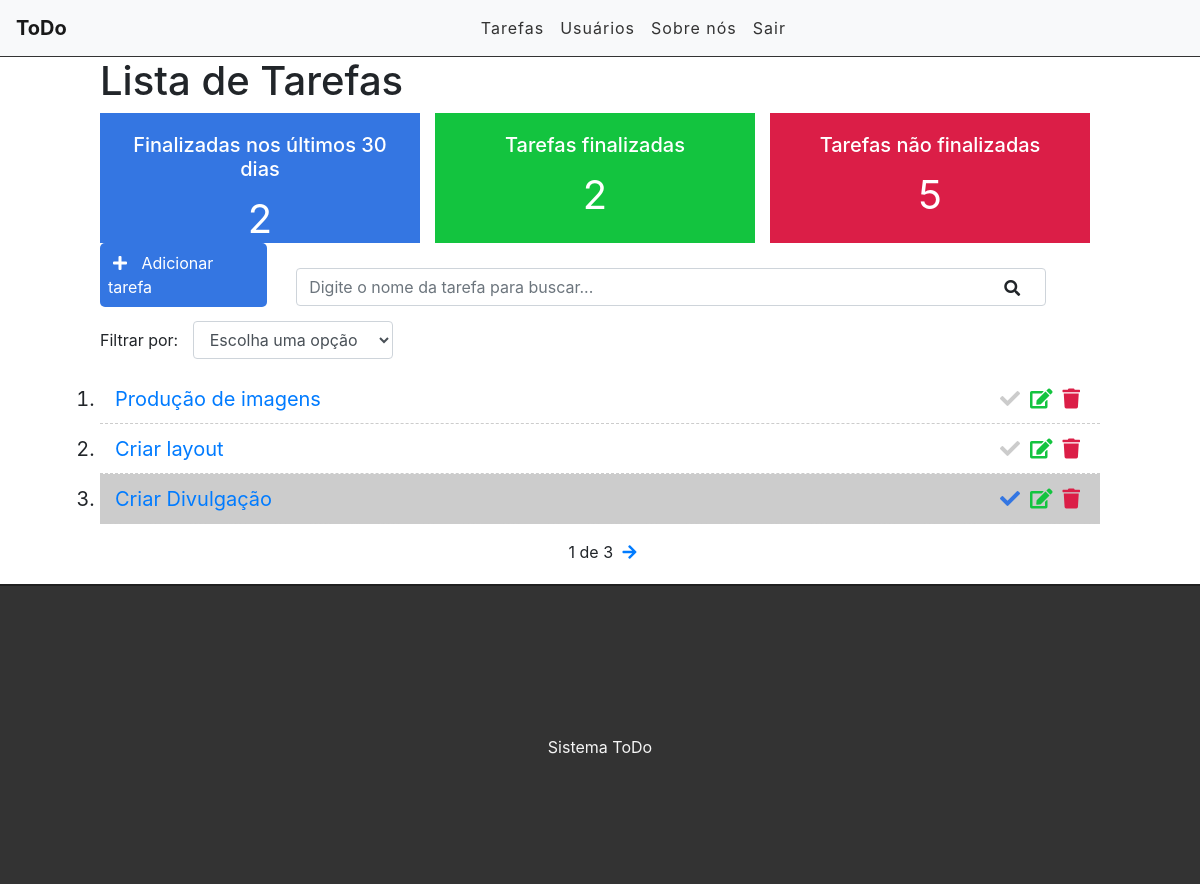
Page / (signed in) on the earlier database version.
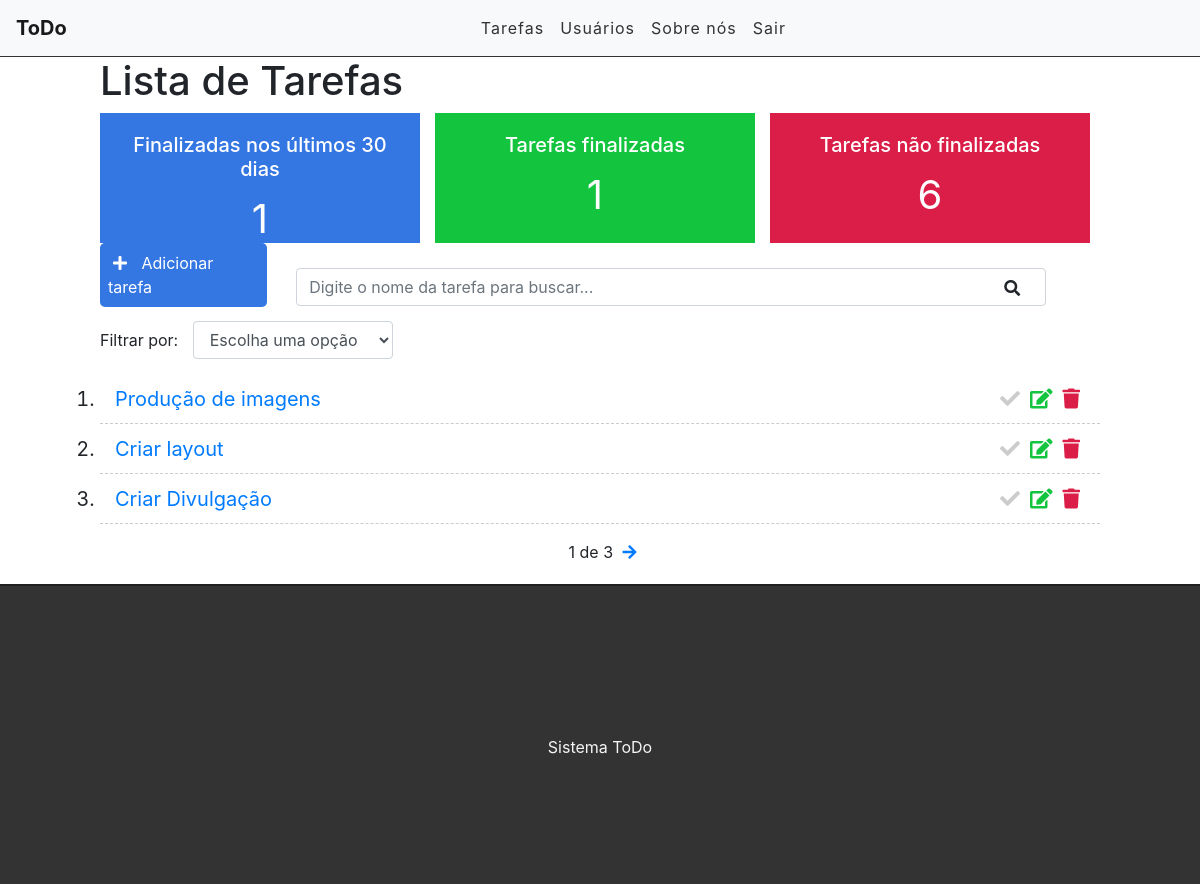
Same page on the later database version.
### tasks/models.py (models this page shows, shortened)
class Task(models.Model):
  STATUS = (
    ('doing', 'Doing'),
    ('done', 'Done'),
    )
  title = models.CharField(max_length=255)
  description = models.TextField()
  done = models.CharField(
    max_length = 5,
    choices = STATUS,
  )
  user = models.ForeignKey(get_user_model(), on_delete=models.CASCADE) #deletar tadas as tarefas após exlcusão do usuário
  created_at = models.DateTimeField(auto_now_add=True)
  updated_at = models.DateTimeField(auto_now=True)

### tasks/views.py (the view)
# urls.py: path('', views.taskList, name='task-list'),
@login_required
def taskList(request):
    search = request.GET.get('search')
    filter = request.GET.get('filter')
    tasksDoneRecently = Task.objects.filter(done='done', updated_at__gt=datetime.datetime.now()-datetime.timedelta(days=30), user=request.user).count()
    tasksDone = Task.objects.filter(done='done', user=request.user).count()
    tasksDoing = Task.objects.filter(done='doing', user=request.user).count()
    if (search):
        tasks = Task.objects.filter(title__icontains=search, user=request.user)
    elif filter:
        tasks = Task.objects.filter(done=filter, user=request.user)
    else:
        tasks_list = Task.objects.all().order_by('-created_at').filter(user=request.user)
        paginator = Paginator(tasks_list, 3)
        page = request.GET.get('page')
        tasks = paginator.get_page(page)
    return render(request, 'tasks/list.html', {'tasks': tasks, 'tasksrecently': tasksDoneRecently, 'tasksdone': tasksDone, 'tasksdoing': tasksDoing})

### tasks/templates/tasks/list.html (shortened to what this page needs)
{% extends 'tasks/base.html' %}
{% block content %}
<div class="offset-1 col-10 list-div">
  <h1>Lista de Tarefas</h1>
  <div class="container dashboard">
    <div class="col-4 dashboard-box" id="dashboard-lastdays">
      <h4>Finalizadas nos últimos 30 dias</h4>
      <span>{{ tasksrecently }}</span>
    </div>
    <div class="col-4 dashboard-box" id="dashboard-done">
      <h4>Tarefas finalizadas</h4>
      <span>{{ tasksdone }}</span>
    </div>
    <div class="col-4 dashboard-box" id="dashboard-doing">
      <h4>Tarefas não finalizadas</h4>
      <span>{{ tasksdoing }}</span>
    </div>
  </div>
  <a id="add-link" href="newtask/">
    <div class="col-2 add-div">
      <i class="fas fa-plus"></i> Adicionar tarefa
    </div>
  </a>
  <div class="col-9 search-div">
    <form method="GET" id="search-form">
      <input class="form-control" type="text" id="search" name="search"
        placeholder="Digite o nome da tarefa para buscar..." value="{{ request.GET.search }}">
      <i class="fas fa-search" id="search-btn"></i>
    </form>
  </div>
  <div class="col-12 filter-div">
    <span>Filtrar por:</span>
    <select name="filter" id="filter" class="form-control">
      <option value="">Escolha uma opção</option>
    </select>
  </div>
  <ul class="task-list">
    {% for task in tasks %}
    {% if task.done == 'doing' %}
    <li class="task-item">
      {% else %}
    <li class="task-item done">
      {% endif %}
      <span><a href="/task/{{task.id}}">{{task.title}}</a></span>
      <a href="delete/{{task.id}}" class="delete-btn"><span><i class="fas fa-trash"></i></span></a>
      <a href="edit/{{task.id}}"><span><i class="fas fa-edit"></i></span></a>
      <a href="changesstatus/{{task.id}}"><span><i class="fas fa-check"></i></span></a>
    </li>
    {% endfor %}
  </ul>
  <div class="pagination">
    <span class="step-links">
      {% if tasks.paginator.num_pages %}
      <span class="current">
        {{ tasks.number }} de {{ tasks.paginator.num_pages }}
      </span>
      {% endif %}
      {% if tasks.has_next %}
      <a href="?page={{ tasks.next_page_number }}"><i class="fas fa-arrow-right"></i></a>
      {% endif %}
    </span>
  </div>
</div>
{% endblock %}

Differences in the rows shown:
changed Task "Criar Divulgação": done "done" → "doing" (drawn)
Other differences:
{{ tasksrecently }}: "2" → "1"
{{ tasksdone }}: "2" → "1"
{{ tasksdoing }}: "5" → "6"
